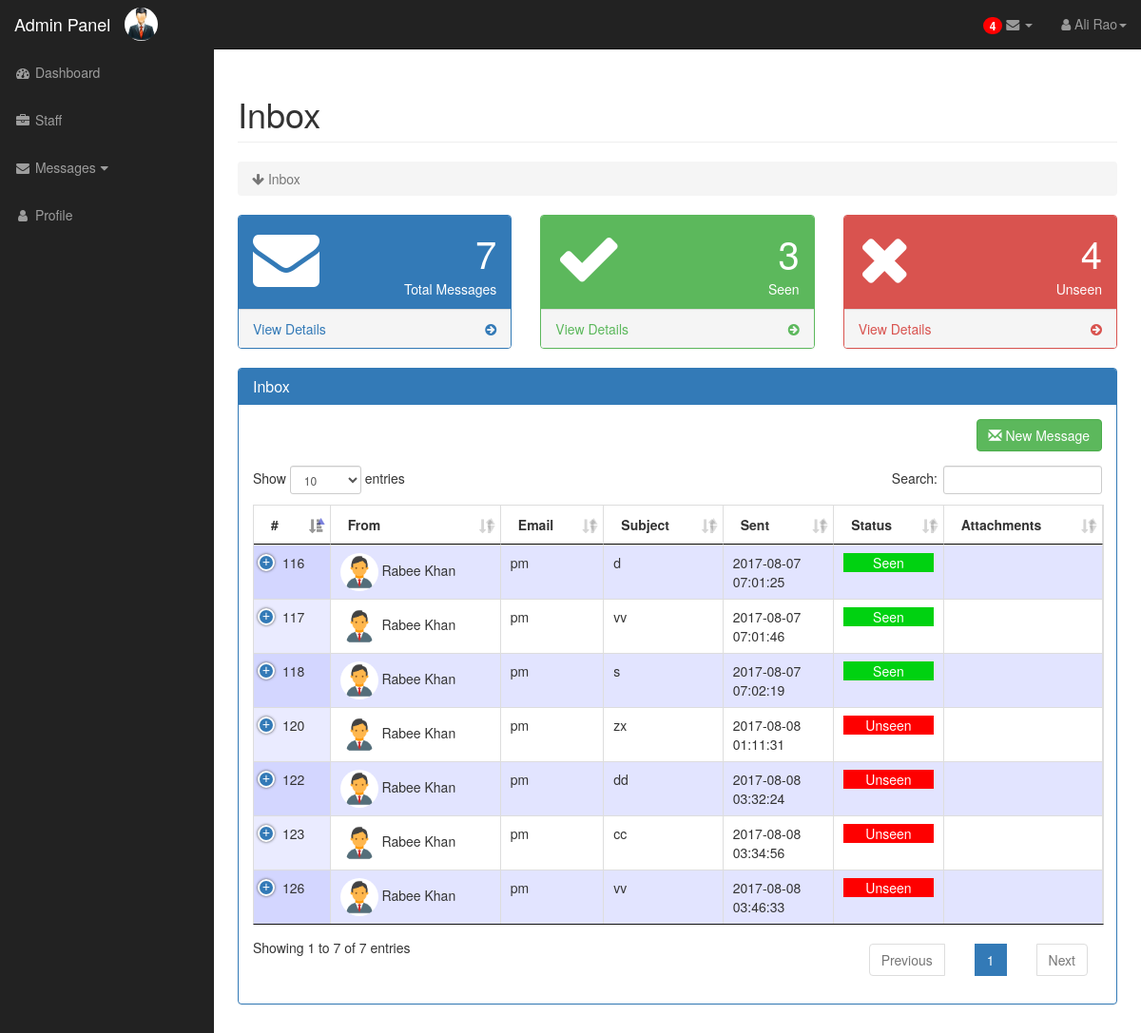
Page /Admin/inbox.php (signed in) on the committed database.
### tables this page shows
CREATE TABLE IF NOT EXISTS `employee` (
  `empId` int(15) NOT NULL AUTO_INCREMENT,
  `empName` varchar(255) NOT NULL,
  `password` varchar(255) NOT NULL,
  `gender` varchar(255) NOT NULL,
  `cnic` varchar(255) NOT NULL,
  `dob` date NOT NULL,
  `regDate` date NOT NULL,
  `address` varchar(255) NOT NULL,
  `email` varchar(255) NOT NULL,
  `contactNo` varchar(255) NOT NULL,
  `salary` varchar(255) NOT NULL,
  `workHours` int(15) NOT NULL,
  `jobStatus` varchar(255) NOT NULL,
  `workStatus` varchar(255) NOT NULL,
  `image` varchar(255) NOT NULL,
  `position` varchar(255) NOT NULL,
  PRIMARY KEY (`empId`)
);

CREATE TABLE IF NOT EXISTS `inbox` (
  `id` int(15) NOT NULL AUTO_INCREMENT,
  `sender` int(15) NOT NULL,
  `receiver` int(15) NOT NULL,
  `subject` varchar(255) NOT NULL,
  `message` text NOT NULL,
  `filepath` varchar(100) NOT NULL,
  `fileName` varchar(100) NOT NULL,
  `date` date NOT NULL,
  `time` time NOT NULL,
  `open` int(15) NOT NULL,
  PRIMARY KEY (`id`)
);

### Admin/inbox.php (the view, shortened to what this page needs)
 <!DOCTYPE html>
<html lang="en">
<head>
		<link href="../css/bootstrap.min.css" rel="stylesheet">
		<link href="../css/sb-admin.css" rel="stylesheet">
		<link href="../css/plugins/morris.css" rel="stylesheet">
		<link href="../font-awesome/css/font-awesome.min.css" rel="stylesheet" type="text/css">
		<link rel="stylesheet" href="../css/dataTables.bootstrap.min.css" />
		<link rel="stylesheet" type="text/css" href="../css/jquery.dataTables.css">
	    <link rel="stylesheet" href="../css/jquery.dataTables.min.css">
        <link rel="stylesheet" href="../css/dataTables.bootstrap.min.css">
		<link rel="stylesheet" href="../css/fixedHeader.bootstrap.min.css">
		<link rel="stylesheet" href="../css/responsive.bootstrap.min.css">
		<link rel="stylesheet" href="../css/badge.css">
</head>
<body>
    <div id="wrapper">
        <nav class="navbar navbar-inverse navbar-fixed-top" role="navigation">
            <div class="navbar-header">
                <a class="navbar-brand" href="dashboard.php">Admin Panel</a>
            <?php
				   include("config.php");
										if(isset($_SESSION['username']))  {
										$query = "SELECT * FROM `employee` WHERE empId='".$_SESSION['id']."' ";
											   $result = mysqli_query($connect, $query);
										        $row2 = mysqli_fetch_array($result);
										}
										?>
				<img class="img-circle pull-right" src="<?php echo $row2["image"]; ?>" width="35px" height="35px" style='  margin-top:8px;'/></div>
            <ul class="nav navbar-right top-nav">
                  <li class="dropdown">
                   <a href="#" class="dropdown-toggle" data-toggle="dropdown">
				   <?php
				   include("config.php");
										if(isset($_SESSION['username']))  {
				    $query = "SELECT * FROM `inbox` WHERE receiver='".$_SESSION['id']."' AND open='0' ";
											   $result = mysqli_query($connect, $query);
										       $count2 = mysqli_num_rows($result);
										}
										if($count2>0)
								   {
									 echo' <span class="badge badge-notify">';
									  echo $count2;
									  echo' </span>';
								   }
								else{
									echo' <span>';
									  echo' </span>';
								}
				   ?>
				<i class="fa fa-envelope"></i> <b class="caret"></b></a>
                </li>
                <li class="dropdown">
                    <a href="#" class="dropdown-toggle" data-toggle="dropdown"><i class="fa fa-user"></i>
					<?php if(isset($_SESSION['username']))
                {
                 echo $_SESSION['name'];
                }
                 ?><b class="caret"></b></a>
                </li>
            </ul>
            <div class="collapse navbar-collapse navbar-ex1-collapse">
                <ul class="nav navbar-nav side-nav">
                    <li >
                        <a id="dash_board" href="#" onclick='return false;'><i class="fa fa-fw fa-dashboard"></i> Dashboard</a>
                    </li>
					<li >
                        <a href="staff.php"><i class="fa fa-fw fa-briefcase"></i> Staff</a>
                    </li>
					  <li>
                        <a href="javascript:;" data-toggle="collapse" data-target="#demo"><i class="fa fa-fw fa-envelope"></i> Messages<i class="fa fa-fw fa-caret-down"></i></a>
                    </li>
					 <li >
                        <a href="profile.php"><i class="fa fa-fw fa-user"></i> Profile</a>
                    </li>
                </ul>
            </div>
        </nav>
        <div id="page-wrapper">
            <div class="container-fluid">
                <div class="row">
                    <div class="col-lg-12">
                        <h1 class="page-header">
                             Inbox
                        </h1>
                        <ol class="breadcrumb">
                            <li class="active">
                                <i class="fa fa-arrow-down"></i> Inbox
                            </li>
                        </ol>
                    </div>
                </div>
                <?php
										include("config.php");
										if(isset($_SESSION['username']))  {
											   $query = "SELECT * FROM `inbox` WHERE receiver='".$_SESSION['id']."'";
											   $result = mysqli_query($connect, $query);
										       $count1 = mysqli_num_rows($result);
									    $query = "SELECT * FROM `inbox` WHERE receiver='".$_SESSION['id']."' AND open='1' ";
											   $result = mysqli_query($connect, $query);
										$count2 = mysqli_num_rows($result);
										   $query = "SELECT * FROM `inbox` WHERE receiver='".$_SESSION['id']."' AND open='0' ";
											   $result = mysqli_query($connect, $query);
										       $count3 = mysqli_num_rows($result);
										}
										?>
                <div class="row">
                    <div class="col-lg-4 col-md-6">
                        <div class="panel panel-primary">
                            <div class="panel-heading">
                                <div class="row">
                                    <div class="col-xs-3">
                                         <i class="fa fa-envelope fa-5x"></i>
                                    </div>
                                    <div class="col-xs-9 text-right">
									<div id="tttt">
									<div class="huge" id='total'><?php echo  $count1 ; ?></div>
									</div>
                                        <div>Total Messages</div>
                                    </div>
                                </div>
                            </div>
                            <a href="#" id='total'onclick="return false;">
                                <div class="panel-footer">
                                    <span class="pull-left">View Details</span>
                                    <span class="pull-right"><i class="fa fa-arrow-circle-right"></i></span>
                                    <div class="clearfix"></div>
                                </div>
                            </a>
                        </div>
                    </div>
                    <div class="col-lg-4 col-md-6">
                        <div class="panel panel-green">
                            <div class="panel-heading">
                                <div class="row">
                                    <div class="col-xs-3">
                                      <i class="fa fa-check fa-5x"></i>
                                    </div>
                                    <div class="col-xs-9 text-right">
									<div  id="ttt" >
									<div class="huge" id='seen'><?php echo  $count2; ?></div>
                                        </div>
                                        <div>Seen</div>
                                    </div>
                                </div>
                            </div>
                            <a href="#" id='seen'onclick="return false;">
                                <div class="panel-footer">
                                    <span class="pull-left">View Details</span>
                                    <span class="pull-right"><i class="fa fa-arrow-circle-right"></i></span>
                                    <div class="clearfix"></div>
                                </div>
                            </a>
                        </div>
                    </div>
                    <div class="col-lg-4 col-md-6">
                        <div class="panel panel-red" >
                            <div class="panel-heading">
                                <div class="row">
                                    <div class="col-xs-3">
                                      <i class="fa fa-times fa-5x" ></i>
                                    </div>
                                    <div class="col-xs-9 text-right">
                                        <div  id="tt"> <div class="huge" id='unseen'><?php echo  $count3 ; ?></div>
										</div>
                                          <div>Unseen</div>
                                    </div>
                                </div>
                            </div>
                            <a href="#"id='unseen'onclick="return false;">
                                <div class="panel-footer">
                                    <span class="pull-left">View Details</span>
                                    <span class="pull-right"><i class="fa fa-arrow-circle-right"></i></span>
                                    <div class="clearfix"></div>
                                </div>
                            </a>
                        </div>
                    </div>
                </div>
								<div id="employee_table">
                <div class="row">
                    <div class="col-lg-12">
						    <div class="panel panel-primary" >
                            <div class="panel-heading">
                                <h3 class="panel-title"></i>Inbox</h3>
                            </div>
                            <div class="panel-body">
								<form>
					  <div class="row">
						<div class="col-lg-12">
							 <div class="form-group pull-right">
						   <button type="button" name="age" id="bbb"  class="btn btn-success"><i class="glyphicon glyphicon-envelope"></i> New Message</button>
						</div> </div> </div>
                     </form>
	<table id="example" class="table table-striped table-bordered dt-responsive nowrap" cellspacing="0" width="100%">
    <thead>
            <tr> <th>#</th>
                     <th>From</th>
					  <th>Email</th>
					 <th>Subject</th>
                     <th>Sent</th>
					  <th>Status</th>
					  <th>Attachments</th>
                  </tr>
        </thead>
        <tbody>
		<?php
		include("config.php");
		  $query = "SELECT * FROM `inbox` WHERE receiver='".$_SESSION['id']."'";
		$result = mysqli_query($connect, $query);
                     while($row = mysqli_fetch_array($result))
                     {
						 $time =$row['time'];
						 if(strlen($row['subject']) >= 50){
						$subject = substr($row['subject'],0,50)."..";
					}else {
						$subject = $row['subject'];
					}
					$filename=$row["fileName"];
					$val2=$row["fileName"].'-'.$row["filepath"];
                   $query2 = "SELECT * FROM `employee` WHERE empId='".$row["sender"]."'";
						$result2 = mysqli_query($connect, $query2);
                     while($row2 = mysqli_fetch_array($result2))
                     {
                     ?>
                   <tr>
                      <td><?php echo $row["id"]; ?></td>
					  <td> <img class="img-circle" src=" <?php echo $row2['image'];?> " width="40px" height="40px" /><?php echo ' '.$row2["empName"]; ?></td>
					   <td><?php echo $row2["email"]; ?></td>
                     <td><?php echo $subject ?></td>
					   <td><?php echo $row["date"].'<br>'.$time?></td>
              <td ><center><?php
					 if($row["open"]=='1')
					 {
					 echo '<p class="'.$row["id"].'" style="background-color: #00D211; color:white">Seen</p>';
					 }
					 else  {
						 echo '<p  class="'.$row["id"].'" style="background-color: #FE0000; color:white">Unseen</p>';
					 }
					 ?> </center></td>
					  <td><a onclick="return false;"  href="#" id="<?php echo $val2; ?>" class="check3" ><?php echo $filename;?></a></td>
			   </tr>
				  <?php
					 }  }
                     ?>
					 </div>
	</div>
                            </div>
							</div>
                        </div>
                    </div>
                </div>
            </div>
</body>
</html>

### css/sb-admin.css (style rules this page uses)
body { margin-top: 100px; background-color: #222; }
@media (min-width:768px) { body { margin-top: 50px; } }
#wrapper { padding-left: 0; }
#page-wrapper { width: 100%; padding: 0; background-color: #fff; }
.huge { font-size: 50px; line-height: normal; }
@media (min-width:768px) { #wrapper { padding-left: 225px; } }
@media (min-width:768px) { #page-wrapper { padding: 10px; } }
.top-nav { padding: 0 15px; }
.top-nav>li { display: inline-block; float: left; }
.top-nav>li>a { padding-top: 15px; padding-bottom: 15px; line-height: 20px; color: #999; }
@media (min-width:768px) { .side-nav { position: fixed; top: 51px; left: 225px; width: 225px; margin-left: -225px; border: none; border-radius: 0; overflow-y: auto; background-color: #222; bottom: 0; overflow-x: hidden; padding-bottom: 40px; } }
@media (min-width:768px) { .side-nav>li>a { width: 225px; } }
.huge { font-size: 40px; }
.panel-green { border-color: #5cb85c; }
.panel-green > .panel-heading { border-color: #5cb85c; color: #fff; background-color: #5cb85c; }
.panel-green > a { color: #5cb85c; }
.panel-red { border-color: #d9534f; }
.panel-red > .panel-heading { border-color: #d9534f; color: #fff; background-color: #d9534f; }
.panel-red > a { color: #d9534f; }

### css/badge.css (style rules this page uses)
.badge-notify { background:red; position:relative; }

### rows in the picture
employee: image (picture)
inbox: id "116", subject "d", date "2017-08-07", time "07:01:25"
employee: image (picture), empName "Rabee Khan", email "pm"
inbox: id "117", subject "vv", date "2017-08-07", time "07:01:46"
inbox: id "118", subject "s", date "2017-08-07", time "07:02:19"
inbox: id "126", subject "vv", date "2017-08-08", time "03:46:33"
inbox: id "120", subject "zx", date "2017-08-08", time "01:11:31"
inbox: id "122", subject "dd", date "2017-08-08", time "03:32:24"
inbox: id "123", subject "cc", date "2017-08-08", time "03:34:56"

### other values in the picture
$count2 "4"
$_SESSION['name'] "Ali Rao"
$count1 "7"
$count2 "3"
$count3 "4"
